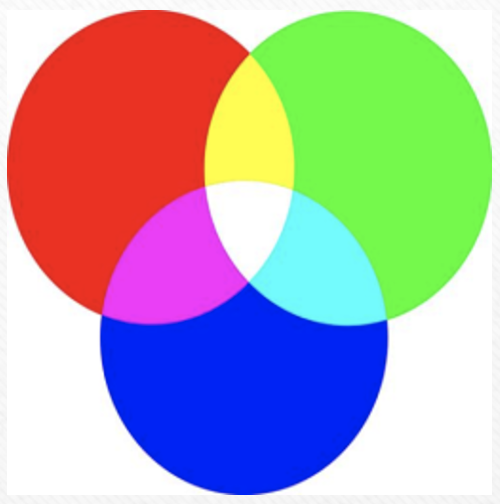
#> input picture picture_process/test_by_cv/image1.bmp, 500 x 504 px
$ python pppp.py
#> lines starting #> are read from the running program, lines starting #| are printed output that depends on the picture
from PIL import Image

# 读取原始BMP图像
img = Image.open('image1.bmp')
#> img is the input picture: PIL image 500x504 RGB; mean R, G, B 175.2, 170.3, 174

# 获取图像宽度、高度和像素点RGB值
width, height = img.size
#> width = 500; height = 504
pixels = img.load()

# 创建新的灰度图像
r_img = Image.new('L', (width, height))
#> r_img: PIL image 500x504 L; every value is 0
g_img = Image.new('L', (width, height))
b_img = Image.new('L', (width, height))

r_pixels = r_img.load()
g_pixels = g_img.load()
b_pixels = b_img.load()

# 分离R、G、B三个分量并保存到新的灰度图像中
for y in range(height):
    for x in range(width):
        r, g, b = pixels[x, y]
        r_pixels[x, y] = r
        g_pixels[x, y] = g
        b_pixels[x, y] = b

# 保存分离后的灰度图像为BMP文件
r_img.save('r.bmp')
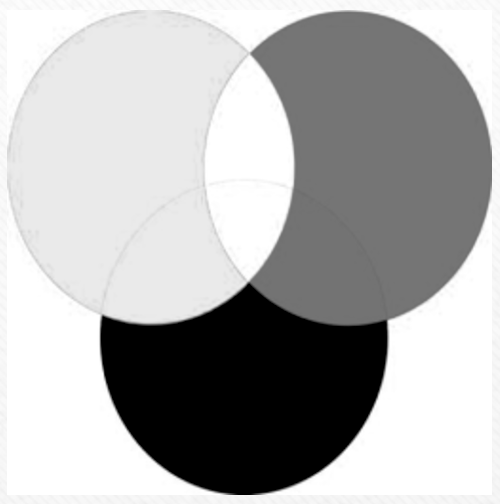
#> saved as r.bmp: PIL image 500x504 L; min 0, max 255, mean 175.2
g_img.save('g.bmp')
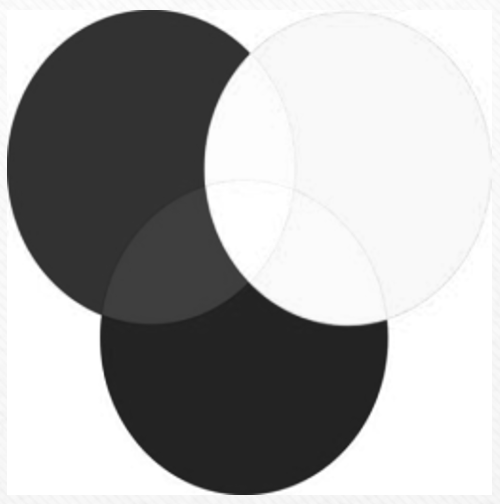
#> saved as g.bmp: PIL image 500x504 L; min 29, max 255, mean 170.3
b_img.save('b.bmp')
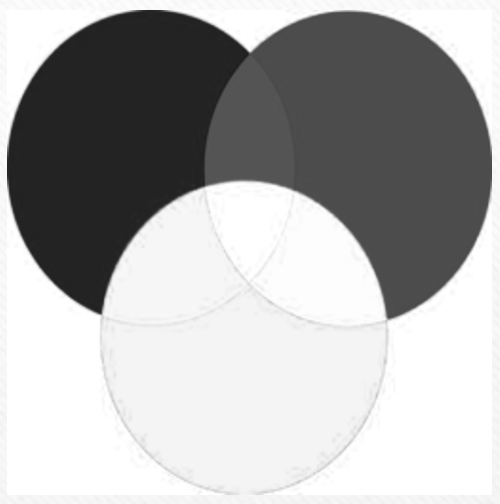
#> saved as b.bmp: PIL image 500x504 L; min 30, max 255, mean 174
